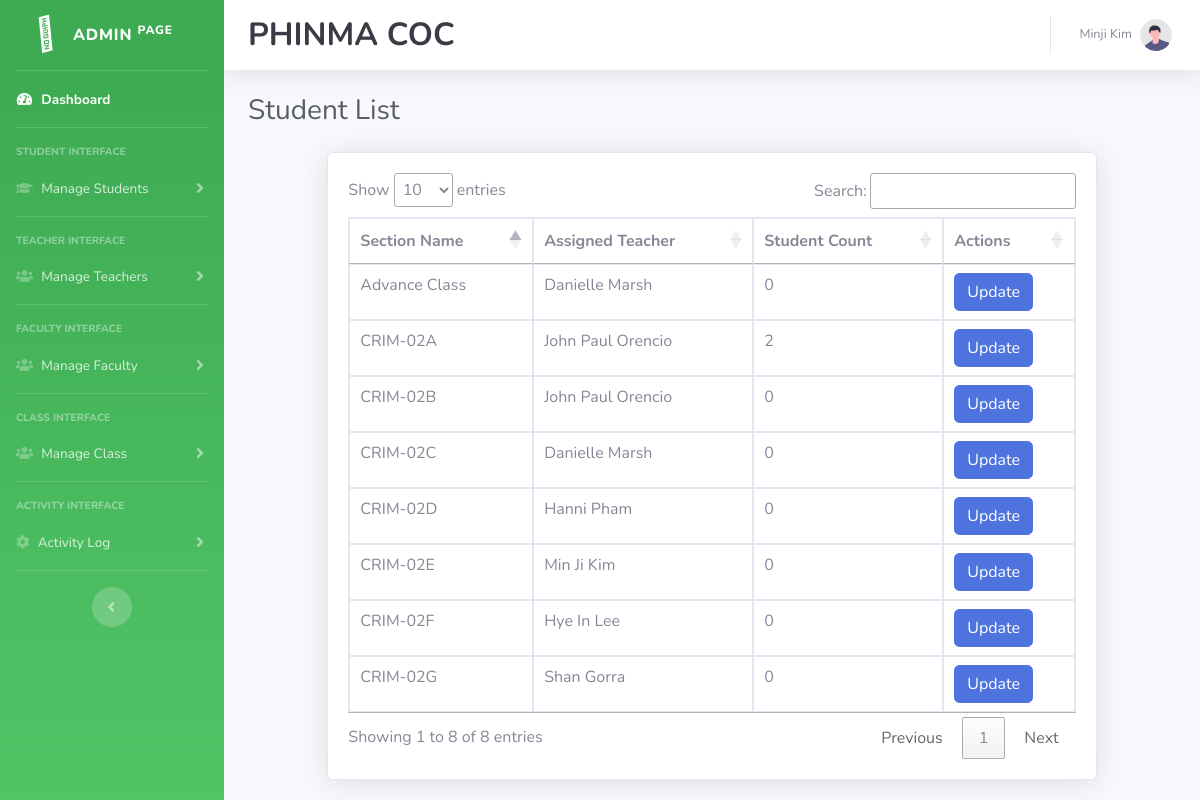
The app's page /admin/section_list.php (signed in) with its own data.
### tables this page shows
CREATE TABLE `tbl_section` (
  `section_id` varchar(50) NOT NULL,
  `teacher_id` varchar(50) NOT NULL
);

CREATE TABLE `tbl_teachers` (
  `teacher_id` varchar(30) NOT NULL,
  `firstname` varchar(30) NOT NULL,
  `lastname` varchar(30) NOT NULL,
  `gender` varchar(30) NOT NULL,
  `email` varchar(128) NOT NULL,
  `password` varchar(128) NOT NULL,
  `active` varchar(30) NOT NULL,
  `image` varchar(150) NOT NULL
);

### admin/section_list.php (the view, shortened to what this page needs)
<?php
require('../includes/connection.php');
$query = "SELECT
            tbl_section.*,
            tbl_teachers.firstname AS teacher_firstname,
            tbl_teachers.lastname AS teacher_lastname,
            COUNT(tbl_studentclasses.student_id) AS student_count
          FROM
            tbl_section
          INNER JOIN
            tbl_teachers ON tbl_section.teacher_id = tbl_teachers.teacher_id
          LEFT JOIN
            tbl_studentclasses ON tbl_section.section_id = tbl_studentclasses.section_name
          GROUP BY
            tbl_section.section_id;
";
$stmt = $conn->prepare($query);
$stmt->execute();
$section_list = $stmt->fetchAll(PDO::FETCH_ASSOC);
?>
<!DOCTYPE html>
<html lang="en">
<head>
    <link href="vendor/fontawesome-free/css/all.min.css" rel="stylesheet" type="text/css">
    <link href="css/sb-admin-2.min.css" rel="stylesheet">
    <link rel="stylesheet" type="text/css" href="https://cdn.datatables.net/1.13.7/css/jquery.dataTables.min.css">
</head>
<body id="page-top">
    <div id="wrapper">
        <?php
        include('includes/sidebar.php');
        ?>
        <div id="content-wrapper" class="d-flex flex-column">
            <div id="content">
                <?php
                include('includes/topbar.php');
                ?>
                <div class="container-fluid">
                    <div class="d-sm-flex align-items-center justify-content-between mb-4">
                        <h1 class="h3 mb-0 text-gray-800">Student List</h1>
                    </div>
                    <div class="row">
                        <div class="col-xl-10 col-lg-8 mx-auto">
                            <div class="card shadow mb-4">
                                <div class="card-body ">
                                    <div class="table-responsive ">
                                        <table class="table table-bordered" id="studentTable">
                                            <thead>
                                                <tr>
                                                    <th>Section Name</th>
                                                    <th>Assigned Teacher</th>
                                                    <th>Student Count</th>
                                                    <th>Actions</th>
                                                </tr>
                                            </thead>
                                            <tbody>
                                                <?php foreach ($section_list as $section): ?>
                                                    <tr>
                                                        <td>
                                                            <?php echo $section['section_id']; ?>
                                                        </td>
                                                        <td>
                                                            <?php echo $section['teacher_firstname'] . ' ' . $section['teacher_lastname']; ?>
                                                        </td>
                                                        <td>
                                                            <?php echo $section['student_count']; ?>
                                                        </td>
                                                        <td><button class="btn btn-primary">Update</button></td>
                                                    </tr>
                                                <?php endforeach; ?>
                                            </tbody>
                                        </table>
                                    </div>
                                </div>
                            </div>
                        </div>
                    </div>
                </div>
            </div>
        </div>
    </div>
</body>
</html>

### admin/includes/topbar.php (shortened to what this page needs)
<nav class="navbar navbar-expand navbar-light bg-white topbar mb-4 static-top shadow">
      <h1 class="h2 mb-0 ml-2 text-gray-900 font-weight-bold">PHINMA COC</h1>
    <ul class="navbar-nav ml-auto">
        <li class="nav-item dropdown no-arrow">
            <a class="nav-link dropdown-toggle" href="#" id="userDropdown" role="button" data-toggle="dropdown" aria-haspopup="true" aria-expanded="false">
                <span class="mr-2 d-none d-lg-inline text-gray-600 small">
                    <?php
                    if (isset($_SESSION['admin_id'])) {
                        $adminId = $_SESSION['admin_id'];
                        $stmt = $conn->prepare("SELECT `firstname`, `lastname` FROM `tbl_admin` WHERE `admin_id` = :admin_id");
                        $stmt->bindParam(':admin_id', $adminId);
                        $stmt->execute();
                        if ($row = $stmt->fetch(PDO::FETCH_ASSOC)) {
                              echo $row['firstname'] . ' ' . $row['lastname'];
                        } else {
                            echo 'User';
                        }
                    } else {
                        echo 'User';
                    }
                    ?>
                </span>
                <img class="img-profile rounded-circle" src="img/undraw_profile.svg">
            </a>
        </li>
    </ul>
</nav>

### records on screen
tbl_section: section_id "Advance Class", teacher.firstname "Danielle", teacher.lastname "Marsh", student_count "0"
tbl_section: section_id "CRIM-02A", teacher.firstname "John Paul", teacher.lastname "Orencio", student_count "2"
tbl_section: section_id "CRIM-02B", teacher.firstname "John Paul", teacher.lastname "Orencio", student_count "0"
tbl_section: section_id "CRIM-02C", teacher.firstname "Danielle", teacher.lastname "Marsh", student_count "0"
tbl_section: section_id "CRIM-02D", teacher.firstname "Hanni", teacher.lastname "Pham", student_count "0"
tbl_section: section_id "CRIM-02E", teacher.firstname "Min Ji", teacher.lastname "Kim", student_count "0"
tbl_section: section_id "CRIM-02F", teacher.firstname "Hye In", teacher.lastname "Lee", student_count "0"
tbl_section: section_id "CRIM-02G", teacher.firstname "Shan", teacher.lastname "Gorra", student_count "0"

### other values on screen
$row['firstname'] "Minji"
$row['lastname'] "Kim"
